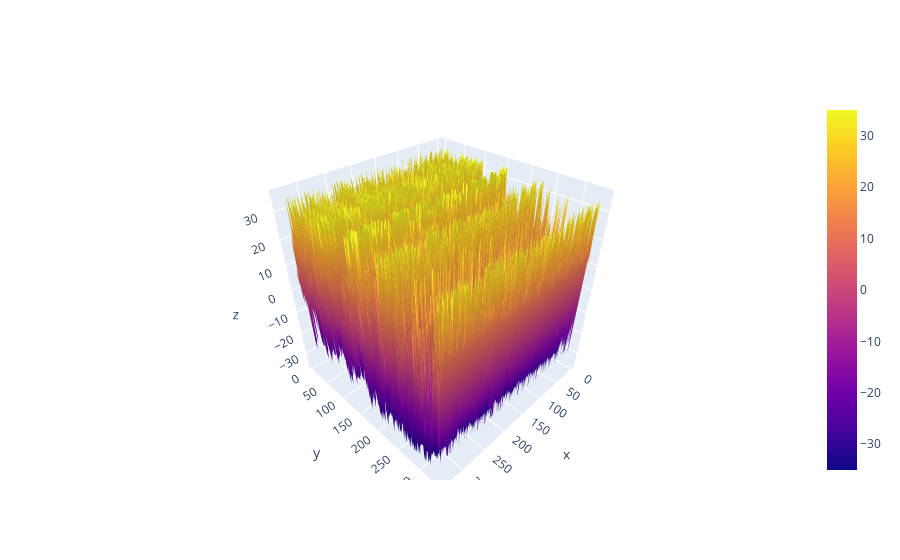

Write notebook code for a chart like this one.
### Code cell
fig = go.Figure(data=[go.Surface(z=Z)])
fig.show()

### Figure 1 — Plotly figure (JSON) as saved in the notebook; plotly's stock layout.template omitted (floating-point values rounded to 4 significant figures; data arrays with more than 128 entries replaced by an {"elided": "..."} marker saying what was removed)
{"data": [{"type": "surface", "z": {"elided": "336x336 float values"}}], "layout": {}}
